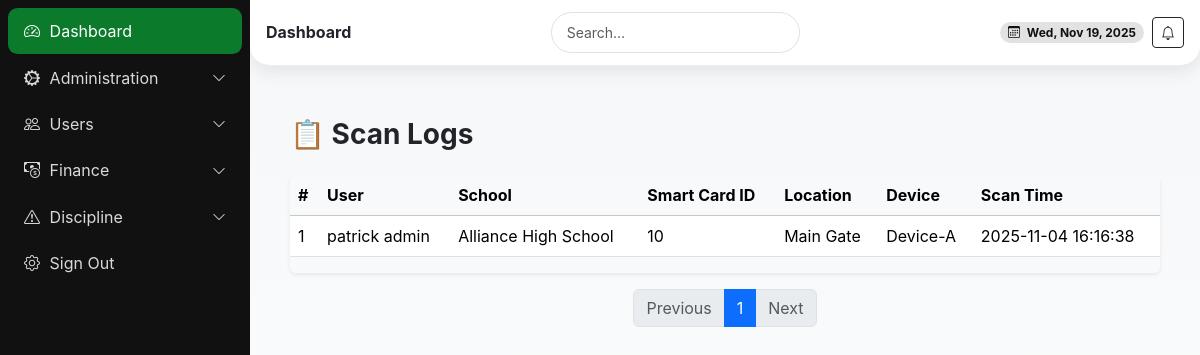
Before: /scan-logs/ (signed in) with the older database file.
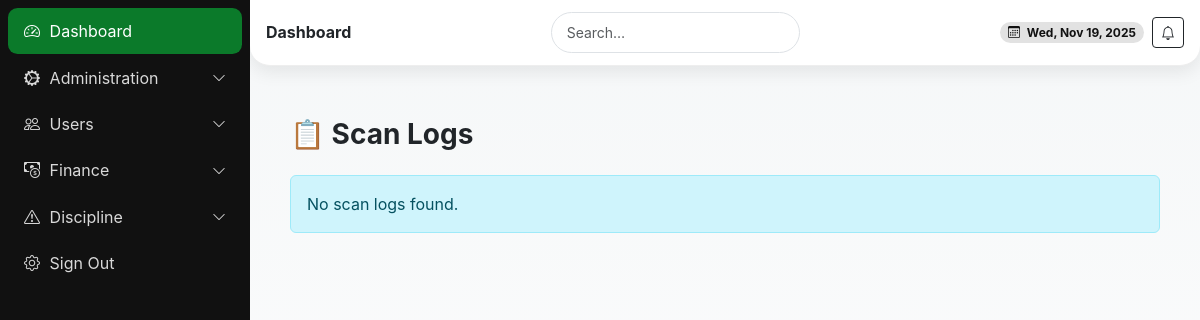
After: the same page with the newer database file.
### school/models.py (models this page shows, shortened)
class ScanLog(models.Model):
    smart_id = models.ForeignKey(SmartID, on_delete=models.CASCADE, related_name='scan_logs')
    scan_id =  models.CharField(max_length=100, unique=True, db_index=True)
    scanned_at = models.DateTimeField(auto_now_add=True)
    location = models.CharField(max_length=255, blank=True)  # e.g., "Main Gate", "Library"
    device_id = models.CharField(max_length=100, blank=True)  # ID of the scanning device
    action = models.CharField(max_length=50, blank=True)  # e.g., "Entry", "Exit"
    def __str__(self):
        return f"ScanLog: {self.smart_id} at {self.scanned_at}"

class SmartID(models.Model):
    profile = models.OneToOneField(User, on_delete=models.CASCADE)
    id_uuid = models.UUIDField(default=uuid.uuid4, editable=False, unique=True)
    card_id = models.CharField(max_length=100, unique=True, db_index=True)  # Physical card ID
    user_f18_id = models.CharField(max_length=100, unique=True, db_index=True)
    qr_code = models.ImageField(upload_to='smart_ids/', blank=True)  # Generated QR
    is_active = models.BooleanField(default=True)
    biometric_data = models.JSONField(blank=True, null=True)  # Optional biometric hash
    issued_at = models.DateTimeField(auto_now_add=True)
    last_used = models.DateTimeField(blank=True, null=True)  # Last time the ID was used
    school = models.ForeignKey(School, on_delete=models.CASCADE, related_name='smart_ids')
    def __str__(self):
        return f"Smart ID for {self.id_uuid}"

class School(models.Model):
    name = models.CharField(max_length=255)
    school_admin = models.OneToOneField(User, on_delete=models.CASCADE, related_name='school_admin_profile')
    code = models.CharField(max_length=50, unique=True)
    address = models.TextField(blank=True)
    contact_email = models.EmailField()
    contact_phone = models.CharField(max_length=15)
    created_at = models.DateTimeField(auto_now_add=True)
    is_active = models.BooleanField(default=True)

### userauths/models.py (models this page shows, shortened)
class User(AbstractUser):
    COUNTRY_CURRENCY_MAP = {
        'KENYA': 'KES',
        'UGANDA': 'UGX',
    }
    username = None  # Disable username field
    phone_number = models.CharField(max_length=15, unique=True)
    country = models.CharField(max_length=15,blank=True, null=True)
    email = models.EmailField(unique=True)
    first_name = models.CharField(max_length=50)
    last_name = models.CharField(max_length=50)
    is_staff = models.BooleanField(default=False)
    is_superuser = models.BooleanField(default=False)
    is_admin = models.BooleanField(default=False)
    school_staff = models.BooleanField(default=False)
    is_student = models.BooleanField(default=False)
    is_teacher = models.BooleanField(default=False)
    is_parent = models.BooleanField(default=False)
    is_active = models.BooleanField(default=True)
    is_verified = models.BooleanField(default=False)
    created_at = models.DateTimeField(auto_now_add=True)
    updated_at = models.DateTimeField(auto_now=True)
    objects = CustomUserManager()
    USERNAME_FIELD = 'email'  # Use email as the username field
    REQUIRED_FIELDS = ['first_name', 'last_name', 'phone_number']  # Required fields for createsuperuser
    class Meta:
        ordering = ['-created_at']

### school/views.py (the view)
# urls.py: path('scan-logs/', views.scan_logs_view, name='scan_logs'),
@login_required
def scan_logs_view(request):
    search = request.GET.get('q', '')
    school = getattr(request.user, 'school', None)
    logs = ScanLog.objects.all()
    print((logs))
    if school:
        logs = logs.filter(school=school)
    if search:
        logs = logs.filter(school=school)
    paginator = Paginator(logs, 25)  # Show 25 logs per page
    page = request.GET.get('page')
    logs_page = paginator.get_page(page)
    context = {
        'logs': logs_page,
        'search': search,
    }
    return render(request, 'school/scan_logs.html', context)

### templates/school/scan_logs.html (shortened to what this page needs)
{% extends 'school/base.html' %}
{% load static %}
{% block content %}
<div class="container mt-4">
  <div class="d-flex justify-content-between align-items-center mb-3">
    <h3 class="fw-bold">📋 Scan Logs</h3>
  </div>
  {% if logs %}
    <div class="table-responsive shadow-sm rounded">
      <table class="table table-hover align-middle">
        <thead class="table-light">
                <tr>
        <th>#</th>
        <th>User</th>
        <th>School</th>
        <th>Smart Card ID</th>
        <th>Location</th>
        <th>Device</th>
        <th>Scan Time</th>
      </tr>
        </thead>
        <tbody>
          {% for log in logs %}
            <tr>
        <td>{{ forloop.counter }}</td>
        <td>{{ log.smart_id.profile.get_full_name }}</td>
        <td>{{ log.smart_id.school.name }}</td>
        <td>{{ log.smart_id.card_id }}</td>
        <td>{{ log.location }}</td>
        <td>{{ log.device_id }}</td>
        <td>{{ log.scanned_at|date:"Y-m-d H:i:s" }}</td>
            </tr>
          {% endfor %}
        </tbody>
      </table>
    </div>
    <nav aria-label="Page navigation" class="mt-3">
      <ul class="pagination justify-content-center">
        {% if logs.has_previous %}
          <li class="page-item">
            <a class="page-link" href="?page={{ logs.previous_page_number }}&q={{ search }}">Previous</a>
          </li>
        {% else %}
          <li class="page-item disabled"><span class="page-link">Previous</span></li>
        {% endif %}
        <li class="page-item active"><span class="page-link">{{ logs.number }}</span></li>
        {% if logs.has_next %}
          <li class="page-item">
            <a class="page-link" href="?page={{ logs.next_page_number }}&q={{ search }}">Next</a>
          </li>
        {% else %}
          <li class="page-item disabled"><span class="page-link">Next</span></li>
        {% endif %}
      </ul>
    </nav>
  {% else %}
    <div class="alert alert-info">No scan logs found.</div>
  {% endif %}
</div>
{% endblock %}

Changed rows visible on the page:
removed ScanLog: smart_id.profile.get_full_name "patrick admin", smart_id.school.name "Alliance High School", smart_id.card_id "10", location "Main Gate", device_id "Device-A", scanned_at "2025-11-04 16:16:38"
Other visible differences:
{{ logs.number }}: "1" → (not shown)
text no longer shown: "# User School Smart Card ID Location Device Scan Time Previous Next"
text now shown: "No scan logs found."
